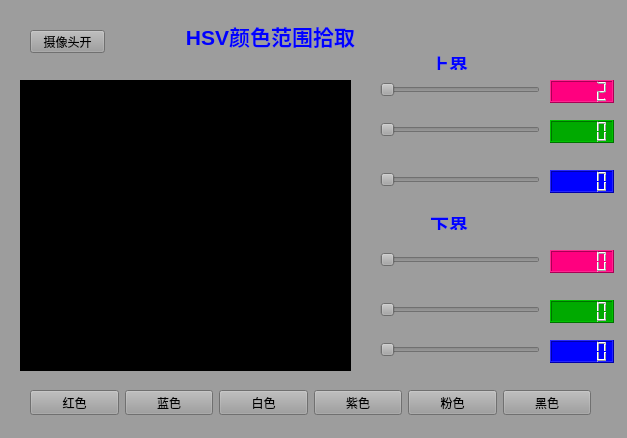
<?xml version="1.0" encoding="UTF-8"?>
<ui version="4.0">
 <class>Form</class>
 <widget class="QWidget" name="Form">
  <property name="geometry">
   <rect>
    <x>0</x>
    <y>0</y>
    <width>627</width>
    <height>438</height>
   </rect>
  </property>
  <property name="windowTitle">
   <string>Form</string>
  </property>
  <property name="styleSheet">
   <string notr="true">background-color: rgb(157, 157, 157);</string>
  </property>
  <widget class="QSlider" name="horizontalSlider">
   <property name="geometry">
    <rect>
     <x>380</x>
     <y>80</y>
     <width>160</width>
     <height>19</height>
    </rect>
   </property>
   <property name="maximum">
    <number>179</number>
   </property>
   <property name="pageStep">
    <number>13</number>
   </property>
   <property name="orientation">
    <enum>Qt::Horizontal</enum>
   </property>
  </widget>
  <widget class="QSlider" name="horizontalSlider_2">
   <property name="geometry">
    <rect>
     <x>380</x>
     <y>120</y>
     <width>160</width>
     <height>19</height>
    </rect>
   </property>
   <property name="maximum">
    <number>255</number>
   </property>
   <property name="orientation">
    <enum>Qt::Horizontal</enum>
   </property>
  </widget>
  <widget class="QSlider" name="horizontalSlider_3">
   <property name="geometry">
    <rect>
     <x>380</x>
     <y>170</y>
     <width>160</width>
     <height>19</height>
    </rect>
   </property>
   <property name="maximum">
    <number>255</number>
   </property>
   <property name="orientation">
    <enum>Qt::Horizontal</enum>
   </property>
  </widget>
  <widget class="QSlider" name="horizontalSlider_4">
   <property name="geometry">
    <rect>
     <x>380</x>
     <y>250</y>
     <width>160</width>
     <height>19</height>
    </rect>
   </property>
   <property name="maximum">
    <number>179</number>
   </property>
   <property name="orientation">
    <enum>Qt::Horizontal</enum>
   </property>
  </widget>
  <widget class="QSlider" name="horizontalSlider_5">
   <property name="geometry">
    <rect>
     <x>380</x>
     <y>300</y>
     <width>160</width>
     <height>19</height>
    </rect>
   </property>
   <property name="maximum">
    <number>255</number>
   </property>
   <property name="orientation">
    <enum>Qt::Horizontal</enum>
   </property>
  </widget>
  <widget class="QSlider" name="horizontalSlider_6">
   <property name="geometry">
    <rect>
     <x>380</x>
     <y>340</y>
     <width>160</width>
     <height>19</height>
    </rect>
   </property>
   <property name="maximum">
    <number>255</number>
   </property>
   <property name="orientation">
    <enum>Qt::Horizontal</enum>
   </property>
  </widget>
  <widget class="QLabel" name="label">
   <property name="geometry">
    <rect>
     <x>430</x>
     <y>210</y>
     <width>41</width>
     <height>20</height>
    </rect>
   </property>
   <property name="text">
    <string>&lt;html&gt;&lt;head/&gt;&lt;body&gt;&lt;p&gt;&lt;span style=&quot; font-size:14pt; font-weight:600; color:#0000ff;&quot;&gt;下界&lt;/span&gt;&lt;/p&gt;&lt;/body&gt;&lt;/html&gt;</string>
   </property>
  </widget>
  <widget class="QLabel" name="label_2">
   <property name="geometry">
    <rect>
     <x>430</x>
     <y>50</y>
     <width>51</width>
     <height>20</height>
    </rect>
   </property>
   <property name="text">
    <string>&lt;html&gt;&lt;head/&gt;&lt;body&gt;&lt;p&gt;&lt;span style=&quot; font-size:14pt; font-weight:600; color:#0000ff;&quot;&gt;上界&lt;/span&gt;&lt;/p&gt;&lt;/body&gt;&lt;/html&gt;</string>
   </property>
  </widget>
  <widget class="QLCDNumber" name="lcdNumber">
   <property name="geometry">
    <rect>
     <x>550</x>
     <y>80</y>
     <width>64</width>
     <height>23</height>
    </rect>
   </property>
   <property name="styleSheet">
    <string notr="true">background-color: rgb(255, 0, 127);</string>
   </property>
   <property name="value" stdset="0">
    <double>2.000000000000000</double>
   </property>
  </widget>
  <widget class="QLCDNumber" name="lcdNumber_2">
   <property name="geometry">
    <rect>
     <x>550</x>
     <y>120</y>
     <width>64</width>
     <height>23</height>
    </rect>
   </property>
   <property name="styleSheet">
    <string notr="true">background-color: rgb(0, 170, 0);</string>
   </property>
  </widget>
  <widget class="QLCDNumber" name="lcdNumber_3">
   <property name="geometry">
    <rect>
     <x>550</x>
     <y>170</y>
     <width>64</width>
     <height>23</height>
    </rect>
   </property>
   <property name="styleSheet">
    <string notr="true">background-color: rgb(0, 0, 255);</string>
   </property>
  </widget>
  <widget class="QLCDNumber" name="lcdNumber_4">
   <property name="geometry">
    <rect>
     <x>550</x>
     <y>250</y>
     <width>64</width>
     <height>23</height>
    </rect>
   </property>
   <property name="styleSheet">
    <string notr="true">background-color: rgb(255, 0, 127);</string>
   </property>
  </widget>
  <widget class="QLCDNumber" name="lcdNumber_5">
   <property name="geometry">
    <rect>
     <x>550</x>
     <y>300</y>
     <width>64</width>
     <height>23</height>
    </rect>
   </property>
   <property name="styleSheet">
    <string notr="true">background-color: rgb(0, 170, 0);</string>
   </property>
  </widget>
  <widget class="QLCDNumber" name="lcdNumber_6">
   <property name="geometry">
    <rect>
     <x>550</x>
     <y>340</y>
     <width>64</width>
     <height>23</height>
    </rect>
   </property>
   <property name="styleSheet">
    <string notr="true">background-color: rgb(0, 0, 255);</string>
   </property>
  </widget>
  <widget class="QLabel" name="label_3">
   <property name="geometry">
    <rect>
     <x>20</x>
     <y>80</y>
     <width>331</width>
     <height>291</height>
    </rect>
   </property>
   <property name="styleSheet">
    <string notr="true">background-color: rgb(0, 0, 0);</string>
   </property>
   <property name="text">
    <string/>
   </property>
  </widget>
  <widget class="QLabel" name="label_4">
   <property name="geometry">
    <rect>
     <x>110</x>
     <y>20</y>
     <width>321</width>
     <height>31</height>
    </rect>
   </property>
   <property name="styleSheet">
    <string notr="true"/>
   </property>
   <property name="text">
    <string>&lt;html&gt;&lt;head/&gt;&lt;body&gt;&lt;p&gt;&lt;span style=&quot; font-size:16pt; font-weight:600; color:#0000ff;&quot;&gt;HSV颜色范围拾取&lt;/span&gt;&lt;/p&gt;&lt;/body&gt;&lt;/html&gt;</string>
   </property>
   <property name="alignment">
    <set>Qt::AlignCenter</set>
   </property>
  </widget>
  <widget class="QPushButton" name="pushButton">
   <property name="geometry">
    <rect>
     <x>30</x>
     <y>30</y>
     <width>75</width>
     <height>23</height>
    </rect>
   </property>
   <property name="text">
    <string>摄像头开</string>
   </property>
  </widget>
  <widget class="QWidget" name="layoutWidget">
   <property name="geometry">
    <rect>
     <x>30</x>
     <y>390</y>
     <width>561</width>
     <height>25</height>
    </rect>
   </property>
   <layout class="QHBoxLayout" name="horizontalLayout">
    <item>
     <widget class="QPushButton" name="pushButton_2">
      <property name="text">
       <string>红色</string>
      </property>
     </widget>
    </item>
    <item>
     <widget class="QPushButton" name="pushButton_3">
      <property name="text">
       <string>蓝色</string>
      </property>
     </widget>
    </item>
    <item>
     <widget class="QPushButton" name="pushButton_4">
      <property name="text">
       <string>白色</string>
      </property>
     </widget>
    </item>
    <item>
     <widget class="QPushButton" name="pushButton_5">
      <property name="text">
       <string>紫色</string>
      </property>
     </widget>
    </item>
    <item>
     <widget class="QPushButton" name="pushButton_6">
      <property name="text">
       <string>粉色</string>
      </property>
     </widget>
    </item>
    <item>
     <widget class="QPushButton" name="pushButton_7">
      <property name="text">
       <string>黑色</string>
      </property>
     </widget>
    </item>
   </layout>
  </widget>
 </widget>
 <resources/>
 <connections/>
</ui>
